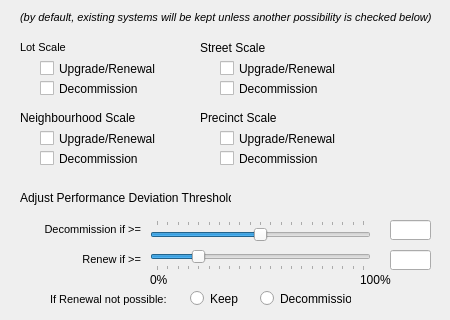
               <widget class="QWidget" name="existing_sys_widget" native="true">
                <property name="minimumSize">
                 <size>
                  <width>0</width>
                  <height>320</height>
                 </size>
                </property>
                <widget class="QLabel" name="existing_lot_lbl">
                 <property name="geometry">
                  <rect>
                   <x>20</x>
                   <y>40</y>
                   <width>131</width>
                   <height>16</height>
                  </rect>
                 </property>
                 <property name="text">
                  <string>&lt;!DOCTYPE HTML PUBLIC &quot;-//W3C//DTD HTML 4.0//EN&quot; &quot;http://www.w3.org/TR/REC-html40/strict.dtd&quot;&gt;
&lt;html&gt;&lt;head&gt;&lt;meta name=&quot;qrichtext&quot; content=&quot;1&quot; /&gt;&lt;style type=&quot;text/css&quot;&gt;
p, li { white-space: pre-wrap; }
&lt;/style&gt;&lt;/head&gt;&lt;body style=&quot; font-family:'MS Shell Dlg 2'; font-size:8.25pt; font-weight:400; font-style:normal;&quot;&gt;
&lt;p style=&quot; margin-top:0px; margin-bottom:0px; margin-left:0px; margin-right:0px; -qt-block-indent:0; text-indent:0px;&quot;&gt;&lt;span style=&quot; font-size:8pt;&quot;&gt;Lot Scale&lt;/span&gt;&lt;/p&gt;&lt;/body&gt;&lt;/html&gt;</string>
                 </property>
                </widget>
                <widget class="QLabel" name="existing_street_lbl">
                 <property name="geometry">
                  <rect>
                   <x>200</x>
                   <y>40</y>
                   <width>131</width>
                   <height>16</height>
                  </rect>
                 </property>
                 <property name="text">
                  <string>Street Scale</string>
                 </property>
                </widget>
                <widget class="QLabel" name="existing_neigh_lbl">
                 <property name="geometry">
                  <rect>
                   <x>20</x>
                   <y>110</y>
                   <width>221</width>
                   <height>16</height>
                  </rect>
                 </property>
                 <property name="text">
                  <string>Neighbourhood Scale</string>
                 </property>
                </widget>
                <widget class="QCheckBox" name="lot_renew_check">
                 <property name="enabled">
                  <bool>true</bool>
                 </property>
                 <property name="geometry">
                  <rect>
                   <x>40</x>
                   <y>60</y>
                   <width>121</width>
                   <height>17</height>
                  </rect>
                 </property>
                 <property name="text">
                  <string>Upgrade/Renewal</string>
                 </property>
                </widget>
                <widget class="QCheckBox" name="lot_decom_check">
                 <property name="geometry">
                  <rect>
                   <x>40</x>
                   <y>80</y>
                   <width>121</width>
                   <height>17</height>
                  </rect>
                 </property>
                 <property name="text">
                  <string>Decommission</string>
                 </property>
                </widget>
                <widget class="QLabel" name="existing_neigh_lbl_2">
                 <property name="geometry">
                  <rect>
                   <x>20</x>
                   <y>10</y>
                   <width>421</width>
                   <height>16</height>
                  </rect>
                 </property>
                 <property name="text">
                  <string>&lt;!DOCTYPE HTML PUBLIC &quot;-//W3C//DTD HTML 4.0//EN&quot; &quot;http://www.w3.org/TR/REC-html40/strict.dtd&quot;&gt;
&lt;html&gt;&lt;head&gt;&lt;meta name=&quot;qrichtext&quot; content=&quot;1&quot; /&gt;&lt;style type=&quot;text/css&quot;&gt;
p, li { white-space: pre-wrap; }
&lt;/style&gt;&lt;/head&gt;&lt;body style=&quot; font-family:'MS Shell Dlg 2'; font-size:8.25pt; font-weight:400; font-style:normal;&quot;&gt;
&lt;p style=&quot; margin-top:0px; margin-bottom:0px; margin-left:0px; margin-right:0px; -qt-block-indent:0; text-indent:0px;&quot;&gt;&lt;span style=&quot; font-size:8pt; font-style:italic;&quot;&gt;(by default, existing systems will be kept unless another possibility is checked below)&lt;/span&gt;&lt;/p&gt;&lt;/body&gt;&lt;/html&gt;</string>
                 </property>
                </widget>
                <widget class="QCheckBox" name="street_renew_check">
                 <property name="enabled">
                  <bool>true</bool>
                 </property>
                 <property name="geometry">
                  <rect>
                   <x>220</x>
                   <y>60</y>
                   <width>121</width>
                   <height>17</height>
                  </rect>
                 </property>
                 <property name="text">
                  <string>Upgrade/Renewal</string>
                 </property>
                </widget>
                <widget class="QCheckBox" name="street_decom_check">
                 <property name="geometry">
                  <rect>
                   <x>220</x>
                   <y>80</y>
                   <width>121</width>
                   <height>17</height>
                  </rect>
                 </property>
                 <property name="text">
                  <string>Decommission</string>
                 </property>
                </widget>
                <widget class="QCheckBox" name="neigh_decom_check">
                 <property name="geometry">
                  <rect>
                   <x>40</x>
                   <y>150</y>
                   <width>121</width>
                   <height>17</height>
                  </rect>
                 </property>
                 <property name="text">
                  <string>Decommission</string>
                 </property>
                </widget>
                <widget class="QCheckBox" name="neigh_renew_check">
                 <property name="enabled">
                  <bool>true</bool>
                 </property>
                 <property name="geometry">
                  <rect>
                   <x>40</x>
                   <y>130</y>
                   <width>121</width>
                   <height>17</height>
                  </rect>
                 </property>
                 <property name="text">
                  <string>Upgrade/Renewal</string>
                 </property>
                </widget>
                <widget class="QCheckBox" name="prec_decom_check">
                 <property name="geometry">
                  <rect>
                   <x>220</x>
                   <y>150</y>
                   <width>121</width>
                   <height>17</height>
                  </rect>
                 </property>
                 <property name="text">
                  <string>Decommission</string>
                 </property>
                </widget>
                <widget class="QCheckBox" name="prec_renew_check">
                 <property name="enabled">
                  <bool>true</bool>
                 </property>
                 <property name="geometry">
                  <rect>
                   <x>220</x>
                   <y>130</y>
                   <width>121</width>
                   <height>17</height>
                  </rect>
                 </property>
                 <property name="text">
                  <string>Upgrade/Renewal</string>
                 </property>
                </widget>
                <widget class="QLabel" name="existing_prec_lbl">
                 <property name="geometry">
                  <rect>
                   <x>200</x>
                   <y>110</y>
                   <width>221</width>
                   <height>16</height>
                  </rect>
                 </property>
                 <property name="text">
                  <string>Precinct Scale</string>
                 </property>
                </widget>
                <widget class="QSlider" name="decom_slider">
                 <property name="geometry">
                  <rect>
                   <x>150</x>
                   <y>220</y>
                   <width>221</width>
                   <height>21</height>
                  </rect>
                 </property>
                 <property name="maximum">
                  <number>100</number>
                 </property>
                 <property name="singleStep">
                  <number>5</number>
                 </property>
                 <property name="pageStep">
                  <number>20</number>
                 </property>
                 <property name="value">
                  <number>50</number>
                 </property>
                 <property name="orientation">
                  <enum>Qt::Horizontal</enum>
                 </property>
                 <property name="tickPosition">
                  <enum>QSlider::TicksAbove</enum>
                 </property>
                </widget>
                <widget class="QLabel" name="perf_deviation_lbl">
                 <property name="geometry">
                  <rect>
                   <x>20</x>
                   <y>190</y>
                   <width>211</width>
                   <height>16</height>
                  </rect>
                 </property>
                 <property name="text">
                  <string>Adjust Performance Deviation Thresholds:</string>
                 </property>
                </widget>
                <widget class="QSlider" name="renew_slider">
                 <property name="geometry">
                  <rect>
                   <x>150</x>
                   <y>250</y>
                   <width>221</width>
                   <height>21</height>
                  </rect>
                 </property>
                 <property name="maximum">
                  <number>100</number>
                 </property>
                 <property name="singleStep">
                  <number>5</number>
                 </property>
                 <property name="pageStep">
                  <number>20</number>
                 </property>
                 <property name="value">
                  <number>20</number>
                 </property>
                 <property name="orientation">
                  <enum>Qt::Horizontal</enum>
                 </property>
                 <property name="tickPosition">
                  <enum>QSlider::TicksBelow</enum>
                 </property>
                </widget>
                <widget class="QLineEdit" name="decom_box">
                 <property name="geometry">
                  <rect>
                   <x>390</x>
                   <y>220</y>
                   <width>41</width>
                   <height>20</height>
                  </rect>
                 </property>
                 <property name="readOnly">
                  <bool>true</bool>
                 </property>
                </widget>
                <widget class="QLineEdit" name="renew_box">
                 <property name="geometry">
                  <rect>
                   <x>390</x>
                   <y>250</y>
                   <width>41</width>
                   <height>20</height>
                  </rect>
                 </property>
                 <property name="text">
                  <string/>
                 </property>
                 <property name="readOnly">
                  <bool>true</bool>
                 </property>
                </widget>
                <widget class="QLabel" name="label_9">
                 <property name="geometry">
                  <rect>
                   <x>10</x>
                   <y>220</y>
                   <width>131</width>
                   <height>20</height>
                  </rect>
                 </property>
                 <property name="text">
                  <string>&lt;!DOCTYPE HTML PUBLIC &quot;-//W3C//DTD HTML 4.0//EN&quot; &quot;http://www.w3.org/TR/REC-html40/strict.dtd&quot;&gt;
&lt;html&gt;&lt;head&gt;&lt;meta name=&quot;qrichtext&quot; content=&quot;1&quot; /&gt;&lt;style type=&quot;text/css&quot;&gt;
p, li { white-space: pre-wrap; }
&lt;/style&gt;&lt;/head&gt;&lt;body style=&quot; font-family:'MS Shell Dlg 2'; font-size:8.25pt; font-weight:400; font-style:normal;&quot;&gt;
&lt;p align=&quot;right&quot; style=&quot; margin-top:0px; margin-bottom:0px; margin-left:0px; margin-right:0px; -qt-block-indent:0; text-indent:0px;&quot;&gt;&lt;span style=&quot; font-size:8pt;&quot;&gt;Decommission if &amp;gt;=&lt;/span&gt;&lt;/p&gt;&lt;/body&gt;&lt;/html&gt;</string>
                 </property>
                </widget>
                <widget class="QLabel" name="thresholdlbl1">
                 <property name="geometry">
                  <rect>
                   <x>150</x>
                   <y>270</y>
                   <width>31</width>
                   <height>20</height>
                  </rect>
                 </property>
                 <property name="text">
                  <string>0%</string>
                 </property>
                </widget>
                <widget class="QLabel" name="threshold_lbl2">
                 <property name="geometry">
                  <rect>
                   <x>360</x>
                   <y>270</y>
                   <width>31</width>
                   <height>20</height>
                  </rect>
                 </property>
                 <property name="text">
                  <string>100%</string>
                 </property>
                </widget>
                <widget class="QLabel" name="label_14">
                 <property name="geometry">
                  <rect>
                   <x>80</x>
                   <y>250</y>
                   <width>61</width>
                   <height>20</height>
                  </rect>
                 </property>
                 <property name="text">
                  <string>&lt;!DOCTYPE HTML PUBLIC &quot;-//W3C//DTD HTML 4.0//EN&quot; &quot;http://www.w3.org/TR/REC-html40/strict.dtd&quot;&gt;
&lt;html&gt;&lt;head&gt;&lt;meta name=&quot;qrichtext&quot; content=&quot;1&quot; /&gt;&lt;style type=&quot;text/css&quot;&gt;
p, li { white-space: pre-wrap; }
&lt;/style&gt;&lt;/head&gt;&lt;body style=&quot; font-family:'MS Shell Dlg 2'; font-size:8.25pt; font-weight:400; font-style:normal;&quot;&gt;
&lt;p align=&quot;right&quot; style=&quot; margin-top:0px; margin-bottom:0px; margin-left:0px; margin-right:0px; -qt-block-indent:0; text-indent:0px;&quot;&gt;&lt;span style=&quot; font-size:8pt;&quot;&gt;Renew if &amp;gt;=&lt;/span&gt;&lt;/p&gt;&lt;/body&gt;&lt;/html&gt;</string>
                 </property>
                </widget>
                <widget class="QLabel" name="label_18">
                 <property name="geometry">
                  <rect>
                   <x>50</x>
                   <y>290</y>
                   <width>131</width>
                   <height>20</height>
                  </rect>
                 </property>
                 <property name="text">
                  <string>&lt;!DOCTYPE HTML PUBLIC &quot;-//W3C//DTD HTML 4.0//EN&quot; &quot;http://www.w3.org/TR/REC-html40/strict.dtd&quot;&gt;
&lt;html&gt;&lt;head&gt;&lt;meta name=&quot;qrichtext&quot; content=&quot;1&quot; /&gt;&lt;style type=&quot;text/css&quot;&gt;
p, li { white-space: pre-wrap; }
&lt;/style&gt;&lt;/head&gt;&lt;body style=&quot; font-family:'MS Shell Dlg 2'; font-size:8.25pt; font-weight:400; font-style:normal;&quot;&gt;
&lt;p style=&quot; margin-top:0px; margin-bottom:0px; margin-left:0px; margin-right:0px; -qt-block-indent:0; text-indent:0px;&quot;&gt;&lt;span style=&quot; font-size:8pt;&quot;&gt;If Renewal not possible:&lt;/span&gt;&lt;/p&gt;&lt;/body&gt;&lt;/html&gt;</string>
                 </property>
                </widget>
                <widget class="QRadioButton" name="radioKeep">
                 <property name="geometry">
                  <rect>
                   <x>190</x>
                   <y>290</y>
                   <width>82</width>
                   <height>17</height>
                  </rect>
                 </property>
                 <property name="text">
                  <string>Keep</string>
                 </property>
                </widget>
                <widget class="QRadioButton" name="radioDecom">
                 <property name="geometry">
                  <rect>
                   <x>260</x>
                   <y>290</y>
                   <width>91</width>
                   <height>17</height>
                  </rect>
                 </property>
                 <property name="text">
                  <string>Decommission</string>
                 </property>
                </widget>
               </widget>
